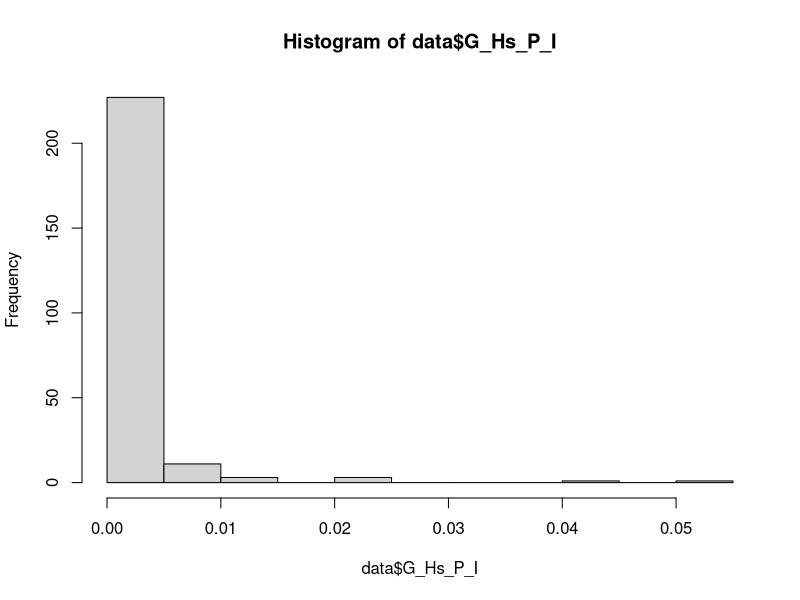
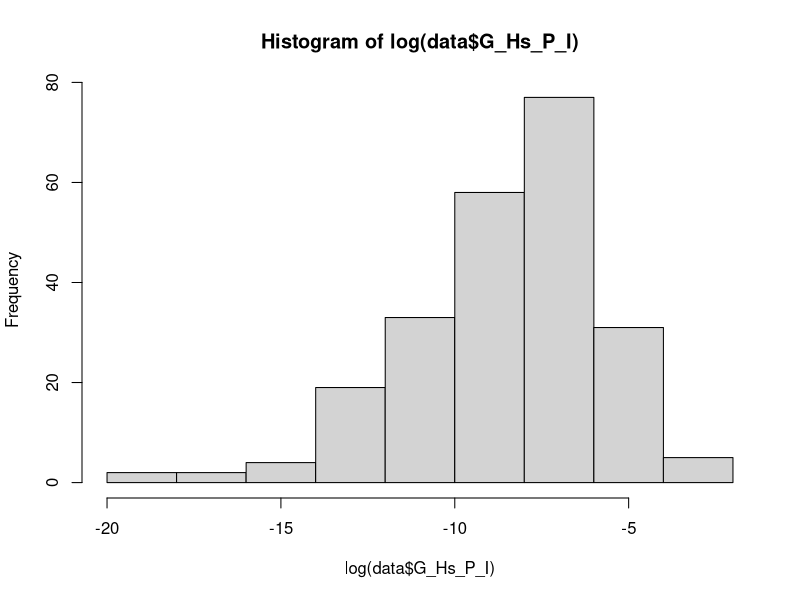
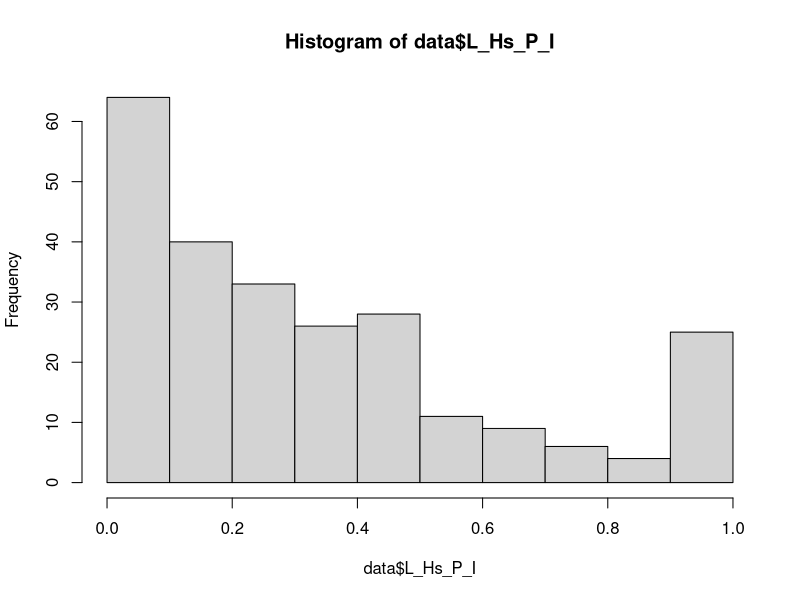
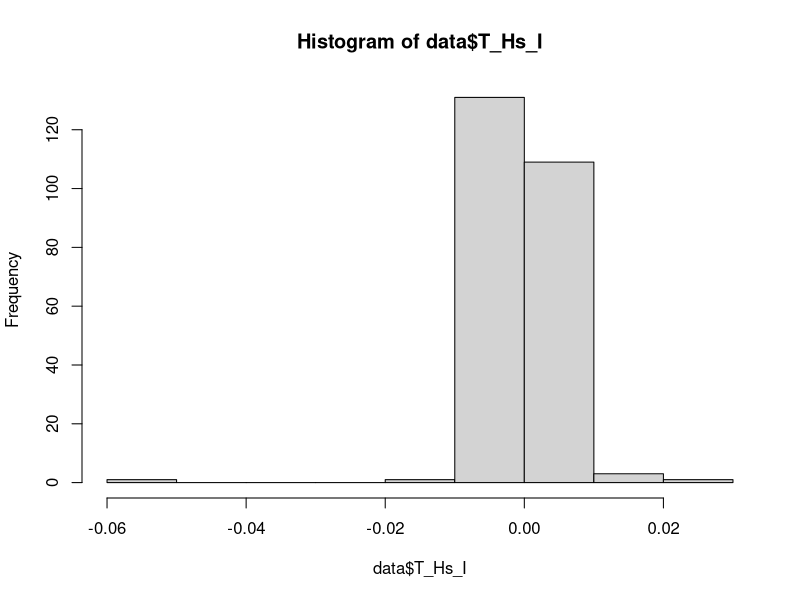

The R source for these figures, in order:
# Joy Kumagai 
# Date: April 2021
# Descriptive Statistics
# Habitat Protection Index Project

##### Load Packages #####
library(tidyverse) # Easily Install and Load the 'Tidyverse'

##### Descriptive Statistics #####
data <- read.csv("Data_final/habitat_protection_indexes_average.csv")

## Global Habitat Protection Index (top jurisdictions)
top_5 <- data %>% 
  slice_max(order_by = G_Hs_P_I, n = 5) %>% 
  print()

sum(top_5$G_Hs_P_I)

## Counts for L_Hs_P_I (Local Habitat Protection Index)
n <- data %>% 
  drop_na(L_Hs_P_I) %>% 
  count() %>% 
  print()

n_zero <- data %>% 
  filter(L_Hs_P_I == 0) %>% 
  count() %>% 
  print()

n_hundred <- data %>% 
  filter(L_Hs_P_I == 1) %>% 
  count() %>% 
  print()

## Histograms 
# Global Habitat Protection Index 
hist(data$G_Hs_P_I)
hist(log(data$G_Hs_P_I))

# Local Habitat Protection Index 
hist(data$L_Hs_P_I)
quantile(data$L_Hs_P_I, na.rm = TRUE)

data %>% 
  filter(L_Hs_P_I > .50) %>% 
  count()

## Targeted Global Habitat Protection Index
data %>% 
  slice_max(order_by = T_Hs_I, n = 10) # Top 10 

hist(data$T_Hs_I)

data %>% 
  filter(T_Hs_I > 0) %>% 
  count()

data %>% 
  filter(T_Hs_I < 0) %>% 
  count()

## Habitat Specific Counts of Jurisdictions
data2 <- read.csv("Data_final/habitat_protection_indexes.csv")
data2 %>% 
  filter(habitat == "coldcorals") %>% 
  drop_na(T_H_I) %>% 
  count()

data2 %>% 
  filter(habitat == "coralreefs") %>% 
  drop_na(T_H_I) %>% 
  count()

data2 %>% 
  filter(habitat == "knolls_seamounts") %>% 
  drop_na(T_H_I) %>% 
  count()

data2 %>% 
  filter(habitat == "mangroves") %>% 
  drop_na(T_H_I) %>% 
  count()

data2 %>% 
  filter(habitat == "saltmarshes") %>% 
  drop_na(T_H_I) %>% 
  count()

data2 %>% 
  filter(habitat == "seagrasses") %>% 
  drop_na(T_H_I) %>% 
  count()

